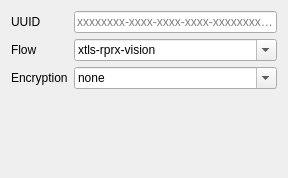
<?xml version="1.0" encoding="UTF-8"?>
<ui version="4.0">
 <class>vlessOutEditor</class>
 <widget class="QWidget" name="vlessOutEditor">
  <property name="geometry">
   <rect>
    <x>0</x>
    <y>0</y>
    <width>288</width>
    <height>178</height>
   </rect>
  </property>
  <property name="windowTitle">
   <string>Form</string>
  </property>
  <layout class="QFormLayout" name="formLayout">
   <item row="0" column="0">
    <widget class="QLabel" name="idLabel_2">
     <property name="text">
      <string>UUID</string>
     </property>
    </widget>
   </item>
   <item row="0" column="1">
    <widget class="QLineEdit" name="vLessIDTxt">
     <property name="text">
      <string/>
     </property>
     <property name="maxLength">
      <number>36</number>
     </property>
     <property name="placeholderText">
      <string notr="true">xxxxxxxx-xxxx-xxxx-xxxx-xxxxxxxxxxxx</string>
     </property>
    </widget>
   </item>
   <item row="2" column="0">
    <widget class="QLabel" name="securityLabel_2">
     <property name="text">
      <string>Encryption</string>
     </property>
    </widget>
   </item>
   <item row="2" column="1">
    <widget class="QComboBox" name="vLessSecurityCombo">
     <property name="sizePolicy">
      <sizepolicy hsizetype="Preferred" vsizetype="Fixed">
       <horstretch>0</horstretch>
       <verstretch>0</verstretch>
      </sizepolicy>
     </property>
     <property name="editable">
      <bool>true</bool>
     </property>
     <item>
      <property name="text">
       <string notr="true">none</string>
      </property>
     </item>
    </widget>
   </item>
   <item row="1" column="0">
    <widget class="QLabel" name="label">
     <property name="text">
      <string>Flow</string>
     </property>
    </widget>
   </item>
   <item row="1" column="1">
    <widget class="QComboBox" name="flowCombo">
     <property name="toolTip">
      <string>&lt;h3&gt;Notes for &lt;code&gt;udp443&lt;/code&gt; Methods&lt;/h3&gt;

&lt;p&gt;Some applications like Google Chrome would attempt to use QUIC protocol instead of TLS, which, won't benefit from XTLS at all. What's worse, QUIC over TCP will cause potential congestion control problem, downgrading your experience.&lt;/p&gt;

&lt;p&gt;Non-&lt;code&gt;udp443&lt;/code&gt; methods block UDP 443 outbound traffic to workaround this situation. If you do want to let it go, use at your own peril.&lt;/p&gt;</string>
     </property>
     <property name="editable">
      <bool>true</bool>
     </property>
     <item>
      <property name="text">
       <string notr="true">xtls-rprx-vision</string>
      </property>
     </item>
     <item>
      <property name="text">
       <string notr="true">xtls-rprx-vision-udp443</string>
      </property>
     </item>
    </widget>
   </item>
  </layout>
 </widget>
 <resources/>
 <connections/>
</ui>
